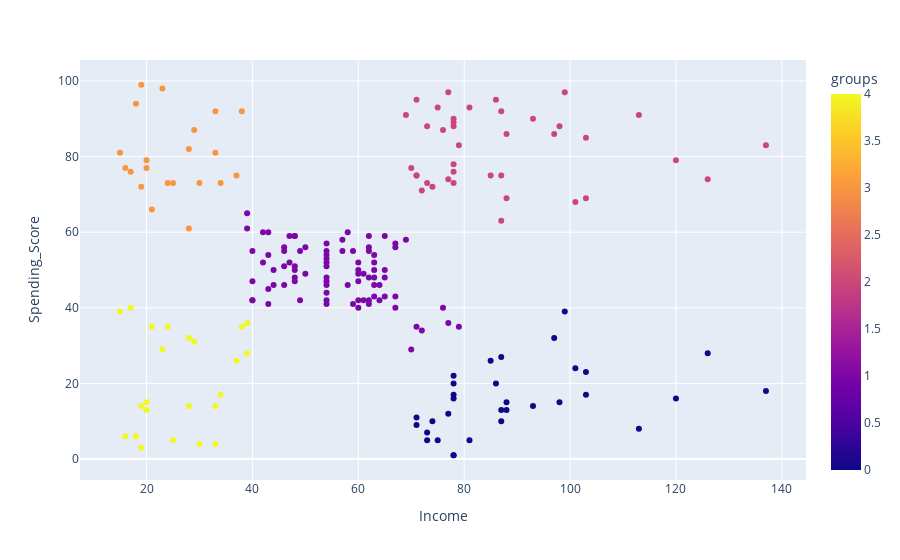

Here is the notebook cell this chart was saved with:
### Code cell
fig = px.scatter(df,x='Income',y='Spending_Score',color='groups')
fig.show()

### Figure 1 — Plotly figure (JSON) as saved in the notebook; plotly's stock layout.template omitted (floating-point values rounded to 4 significant figures; data arrays with more than 128 entries replaced by an {"elided": "..."} marker saying what was removed)
{"data": [{"hovertemplate": "Income=%{x}<br>Spending_Score=%{y}<br>groups=%{marker.color}<extra></extra>", "legendgroup": "", "marker": {"color": {"elided": "200 int values"}, "coloraxis": "coloraxis", "symbol": "circle"}, "mode": "markers", "name": "", "orientation": "v", "showlegend": false, "type": "scatter", "x": {"elided": "200 int values"}, "xaxis": "x", "y": {"elided": "200 int values"}, "yaxis": "y"}], "layout": {"coloraxis": {"colorbar": {"title": {"text": "groups"}}, "colorscale": [[0, "#0d0887"], [0.1111, "#46039f"], [0.2222, "#7201a8"], [0.3333, "#9c179e"], [0.4444, "#bd3786"], [0.5556, "#d8576b"], [0.6667, "#ed7953"], [0.7778, "#fb9f3a"], [0.8889, "#fdca26"], [1, "#f0f921"]]}, "legend": {"tracegroupgap": 0}, "margin": {"t": 60}, "xaxis": {"anchor": "y", "domain": [0, 1], "title": {"text": "Income"}}, "yaxis": {"anchor": "x", "domain": [0, 1], "title": {"text": "Spending_Score"}}}}
